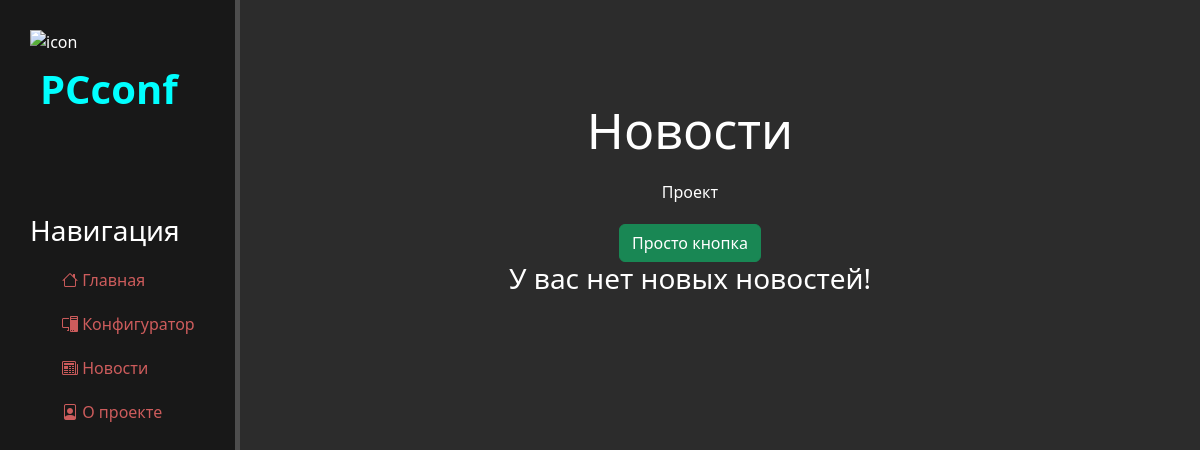
The page /news/ on the database as committed earlier.
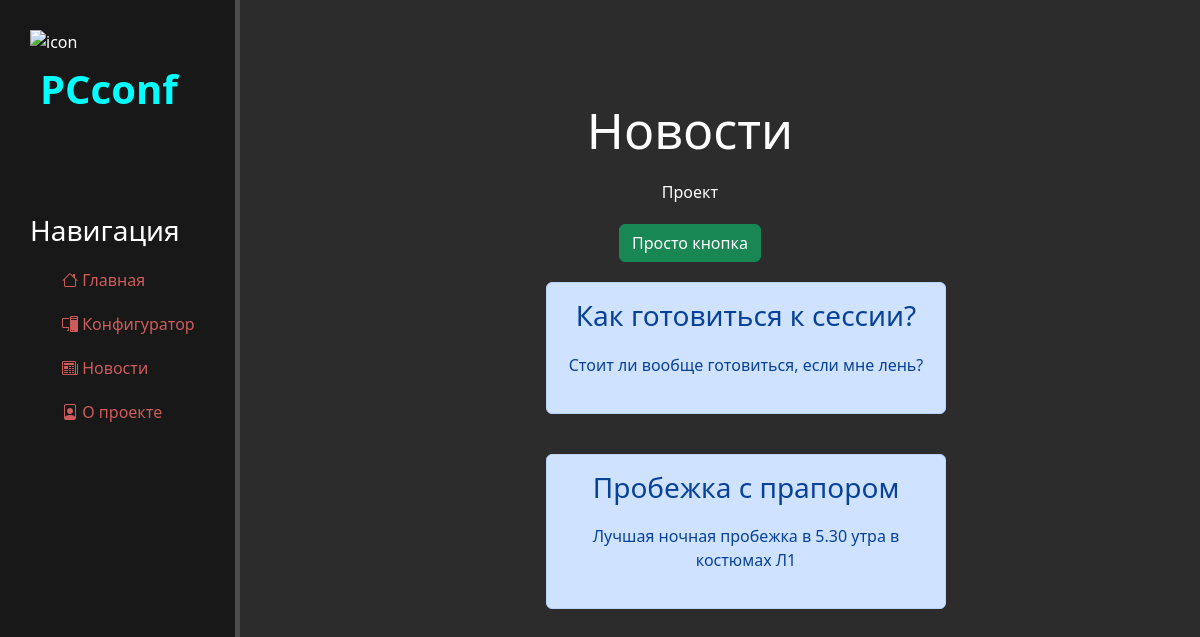
The same page on the database as committed later.
### news/models.py (models this page shows, shortened)
class Articles(models.Model):
    title = models.CharField('Название', max_length=50)
    anons = models.CharField('Анонс', max_length=250)
    full_text = models.TextField('Статья')
    data = models.DateTimeField('Дата публикации')
    class Meta:
        verbose_name = 'Новость'
        verbose_name_plural = 'Новости'

### news/views.py (the view)
# urls.py: path('', views.news_index, name='news_home'),
def news_index(request):
    news = Articles.objects.order_by('-data')
    data = {
        'title': 'Новости',
        'news' : news,
    }
    return render(request, 'news/news_home.html', data)

### news/templates/news/news_home.html (shortened to what this page needs)
{% extends 'main/layout.html' %}
{% block content %}
    <div class="features">
        <h1>{{title}}</h1>
        <p>Проект</p>
        <button class="btn btn-success">Просто кнопка</button>
        {% if news %}
            {% for el in news %}
                <div class="alert alert-primary" id="newstable">
                    <h3>{{ el.title }}</h3>
                    <p>{{ el.anons }}</p>
                </div>
            {% endfor %}
        {% else %}
            <h3>У вас нет новых новостей!</h3>
        {% endif %}
    </div>
{% endblock %}

### main/templates/main/layout.html (shortened to what this page needs)
{% load static %}
<!doctype html>
<html lang="ru">
<head>
    <link href="https://cdn.jsdelivr.net/npm/bootstrap@5.2.2/dist/css/bootstrap.min.css" rel="stylesheet"
>
    <link rel="stylesheet" href="{% static 'main/css/main.css' %}">
    <link rel="stylesheet" href="https://cdn.jsdelivr.net/npm/bootstrap-icons@1.10.2/font/bootstrap-icons.css">
</head>
<body>
    <aside>
        <img src="{% static 'main/img/computer-pc.svg' %}" alt="icon">
        <span class="logo">PCconf</span>
        <h3>Навигация</h3>
        <ul>
            <a href="{% url 'home' %}"><li><i class="bi bi-house"></i> Главная</li></a>
            <a href=""><li><i class="bi bi-pc-display"></i> Конфигуратор</li></a>
            <a href="{% url 'news_home' %}"><li><i class="bi bi-newspaper"></i> Новости</li></a>
            <a href="{% url 'about' %}"><li><i class="bi bi-file-person"></i> О проекте</li></a>
        </ul>
    </aside>
    <main>
        {% block content %}
        {% endblock %}
    </main>
</body>
</html>

### main/static/main/css/main.css (style rules this page uses)
body { background: #2c2c2c; }
aside { float: left; background: #181818; width: 20%; padding: 2.5%; height: 100vh; color: #fff; border-right: 5px solid #4d4d4d; }
aside img { width: 80px; float: left; }
aside .logo { color: cyan; font-size: 40px; margin-left: 10px; font-weight: bold; position: relative; top: +5px; }
aside h3 { margin-top: 100px; font-size: 28px; }
aside ul { list-style: none; }
aside ul li { color: indianred; display: block; margin-top: 20px; transition: transform .6s ease; }
main .features { float: left; color: white; margin-top: 100px; text-align: center; width: 75%; }
main .features h1 { font-size: 50px; }
main .features p { max-width: 400px; margin: 20px auto }
div.alert-primary { float: left; clear: both; width: 400px; margin: 20px 34%; text-align: center; }

### main/templates/main/layout.html (style rules this page uses)
a { text-decoration: none; }

Rows that differ between the two databases and show on the page:
added Articles: title "Как готовиться к сессии?", anons "Стоит ли вообще готовиться, если мне лень?"
added Articles: title "Пробежка с прапором", anons "Лучшая ночная пробежка в 5.30 утра в костюмах Л1"
Other text that changed with them:
text no longer shown: "У вас нет новых новостей!"
